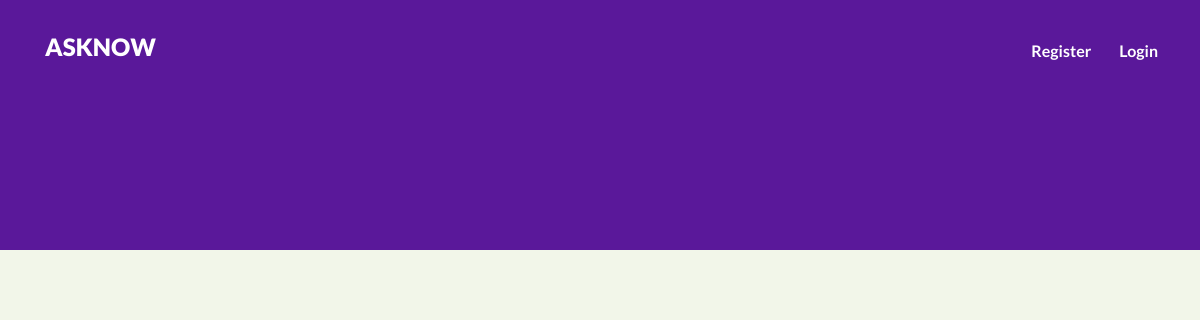
The app's page /tag/python, older data.
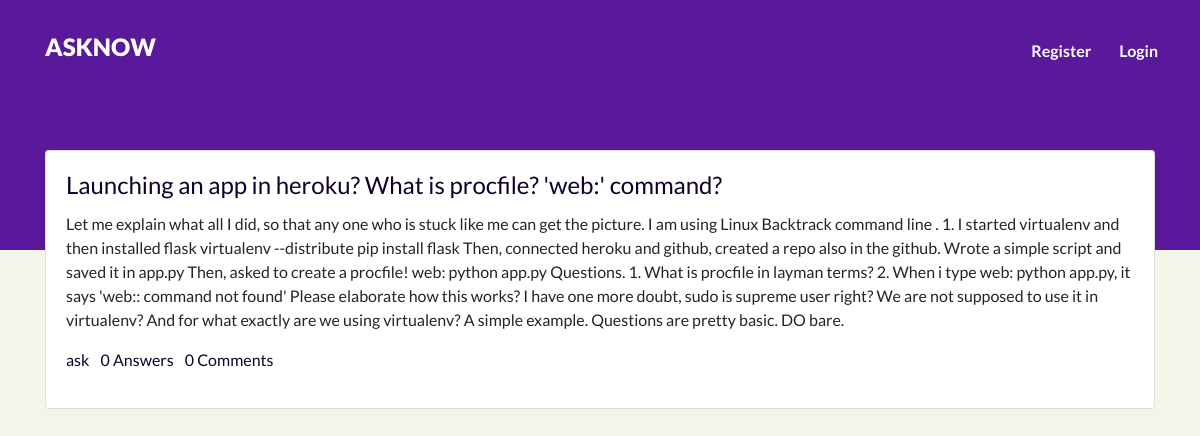
The same page, newer data.
### Qpost/models.py (models this page shows, shortened)
class Question(models.Model):
    user = models.ForeignKey(User, on_delete=models.CASCADE)
    title = models.CharField(max_length=300)
    detail = models.TextField()
    tags = models.TextField(default='')
    add_time = models.DateTimeField(auto_now_add=True)

### Qpost/views.py (the view)
# urls.py: path('tag/<str:tag>', views.tag, name='tag'),
def tag(request, tag):
    quests = Question.objects.annotate(total_comments=Count(
        'answer__comment')).filter(tags__icontains=tag).order_by('-id')
    paginator = Paginator(quests, 10)
    page_num = request.GET.get('page', 1)
    quests = paginator.page(page_num)
    return render(request, 'tag.html', {'quests': quests, 'tag': tag})

### templates/tag.html (shortened to what this page needs)
{% extends 'base.html' %}
{% load static %}
{% load humanize %}
{% block content %}
    <div class="container py-5">
        {% for quest in quests %}
        <div class="card mb-3">
            <div class="card-body">
                <h4 class="card-title"><a href="/detail/{{quest.id}}">{{quest.title}}</a></h4>
                <p class="card-text">{{quest.detail}}</p>
                <p>
                    <a href="#" class="mr-2">{{quest.user.username}}</a>
                    <a href="#" class="mr-2">{{quest.answer_set.count}} Answers</a>
                    <a href="#" class="mr-2">{{quest.total_comments}} Comments</a>
                </p>
            </div>
        </div>
        {% endfor %}
    </div>
{% endblock %}

Row changes from the older to the newer data that the page shows:
added Question: title "Launching an app in heroku? What is procfile? 'web:' command?", detail "Let me explain what all I did, so that any one who is stuck like me can get the picture. I am using Linux Backtrack command line . 1. I started virtualenv and then installed flask virtualenv --distribute pip install flask Then, connected heroku and github, created a repo also in the github. Wrote a simple script and saved it in app.py Then, asked to create a procfile! web: python app.py Questions. 1. What is procfile in layman terms? 2. When i type web: python app.py, it says 'web:: command not found' Please elaborate how this works? I have one more doubt, sudo is supreme user right? We are not supposed to use it in virtualenv? And for what exactly are we using virtualenv? A simple example.…", user.username "ask", answer_set.count "0", total_comments "0"
